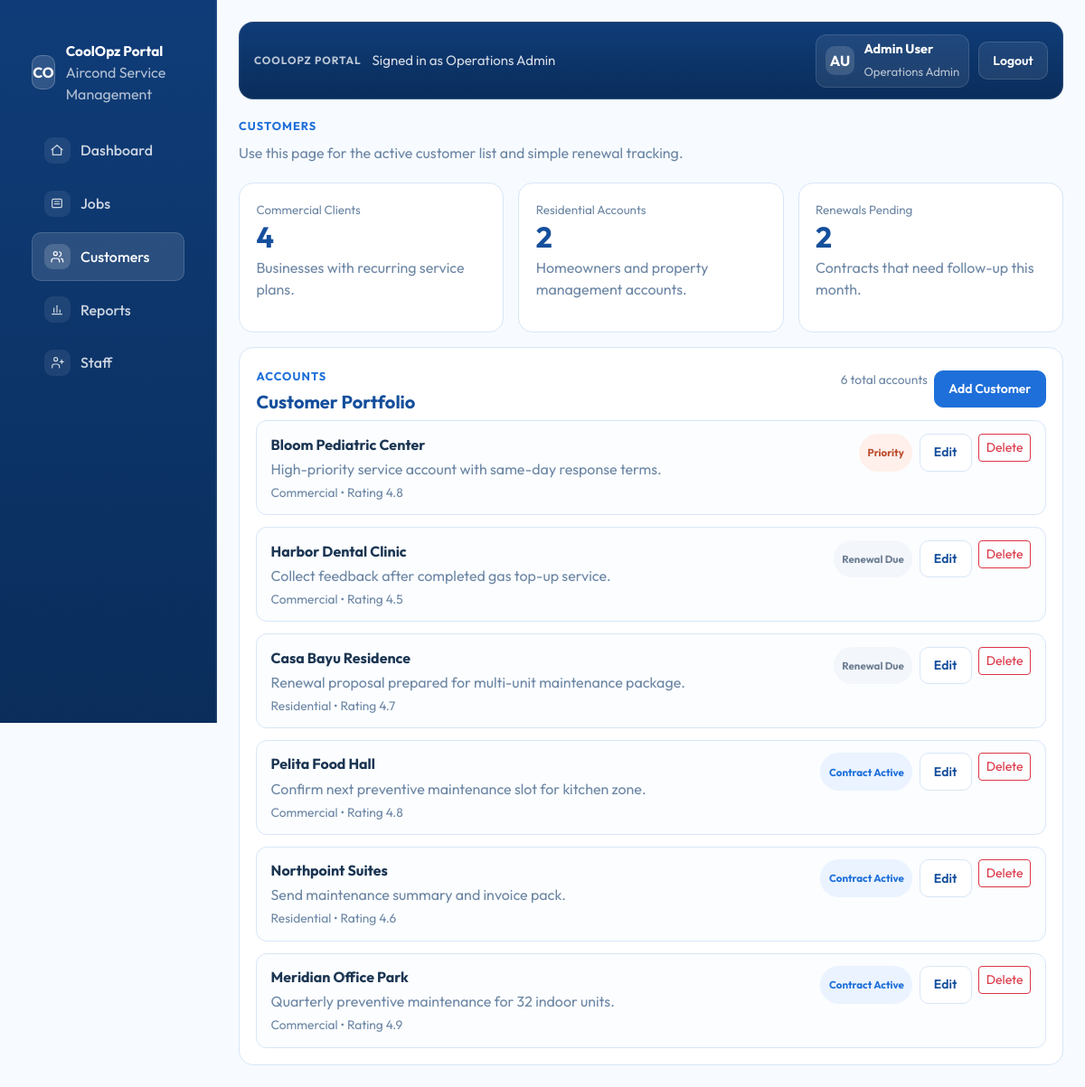
/customers.php (signed in), run on the app's committed database.
### tables this page shows
CREATE TABLE IF NOT EXISTS customers (
    id INT UNSIGNED AUTO_INCREMENT PRIMARY KEY,
    name VARCHAR(190) NOT NULL,
    customer_type VARCHAR(50) NOT NULL,
    notes VARCHAR(255) NOT NULL,
    renewal_status VARCHAR(50) NOT NULL,
    rating DECIMAL(3,1) DEFAULT NULL,
    created_at TIMESTAMP DEFAULT CURRENT_TIMESTAMP,
    UNIQUE KEY uniq_customer_name (name)
);

### includes/data.php (called while the page is built, shortened)
<?php
function coolopz_status_badge_class(string $status): string
{
    return match ($status) {
        'Urgent', 'Priority' => 'status-urgent',
        'In Progress', 'Contract Active' => 'status-progress',
        'Queued', 'Renewal Due', 'Review' => 'status-queued',
        'Completed' => 'status-complete',
        default => 'status-queued',
    };
}
function coolopz_fetch_customer_metrics(): array
{
    $pdo = coolopz_db();
    return [
        'commercial' => (int) $pdo->query("SELECT COUNT(*) FROM customers WHERE customer_type = 'Commercial'")->fetchColumn(),
        'residential' => (int) $pdo->query("SELECT COUNT(*) FROM customers WHERE customer_type = 'Residential'")->fetchColumn(),
        'renewals_pending' => (int) $pdo->query("SELECT COUNT(*) FROM customers WHERE renewal_status = 'Renewal Due'")->fetchColumn(),
        'total' => (int) $pdo->query('SELECT COUNT(*) FROM customers')->fetchColumn(),
    ];
}
function coolopz_fetch_customers(): array
{
    $pdo = coolopz_db();
    $statement = $pdo->query(
        "SELECT id, name, customer_type, notes, renewal_status, rating, created_at
         FROM customers
         ORDER BY FIELD(renewal_status, 'Priority', 'Renewal Due', 'Contract Active'), id DESC"
    );
    return $statement->fetchAll();
}

### customers.php (the view, shortened to what this page needs)
<?php
require_once __DIR__ . '/includes/data.php';
$customerMetrics = coolopz_fetch_customer_metrics();
$customers = coolopz_fetch_customers();
include __DIR__ . '/includes/head.php';
include __DIR__ . '/includes/sidebar.php';
?>
        <main class="portal-main">
<?php include __DIR__ . '/includes/topbar.php'; ?>
            <section class="hero-section">
                <span class="section-label">Customers</span>
                <p class="hero-copy">Use this page for the active customer list and simple renewal tracking.</p>
            </section>
            <section class="row g-2 g-lg-3">
                <div class="col-md-4">
                    <div class="simple-panel stat-card">
                        <span class="stat-label">Commercial Clients</span>
                        <strong class="stat-value"><?= htmlspecialchars((string) $customerMetrics['commercial'], ENT_QUOTES, 'UTF-8') ?></strong>
                        <p>Businesses with recurring service plans.</p>
                    </div>
                </div>
                <div class="col-md-4">
                    <div class="simple-panel stat-card">
                        <span class="stat-label">Residential Accounts</span>
                        <strong class="stat-value"><?= htmlspecialchars((string) $customerMetrics['residential'], ENT_QUOTES, 'UTF-8') ?></strong>
                        <p>Homeowners and property management accounts.</p>
                    </div>
                </div>
                <div class="col-md-4">
                    <div class="simple-panel stat-card">
                        <span class="stat-label">Renewals Pending</span>
                        <strong class="stat-value"><?= htmlspecialchars((string) $customerMetrics['renewals_pending'], ENT_QUOTES, 'UTF-8') ?></strong>
                        <p>Contracts that need follow-up this month.</p>
                    </div>
                </div>
            </section>
            <section class="row g-3 mt-0">
                <div class="col-12">
                    <div class="simple-panel">
                        <div class="panel-head mb-2">
                            <div>
                                <span class="section-label">Accounts</span>
                                <h2 class="panel-title">Customer Portfolio</h2>
                            </div>
                            <div class="jobs-actions">
                                <span class="subtle-note"><?= htmlspecialchars((string) $customerMetrics['total'], ENT_QUOTES, 'UTF-8') ?> total accounts</span>
                                <button type="button" class="btn btn-portal-primary btn-sm" data-bs-toggle="modal" data-bs-target="#customerModal">Add Customer</button>
                            </div>
                        </div>
                        <div class="card-stack">
<?php foreach ($customers as $customer): ?>
                            <div class="stack-card">
                                <div>
                                    <strong><?= htmlspecialchars($customer['name'], ENT_QUOTES, 'UTF-8') ?></strong>
                                    <p><?= htmlspecialchars($customer['notes'], ENT_QUOTES, 'UTF-8') ?></p>
                                    <span class="subtle-note d-block mt-1"><?= htmlspecialchars($customer['customer_type'], ENT_QUOTES, 'UTF-8') ?> • Rating <?= htmlspecialchars(number_format((float) ($customer['rating'] ?? 0), 1), ENT_QUOTES, 'UTF-8') ?></span>
                                </div>
                                <div class="jobs-actions justify-content-end">
                                    <span class="status-badge <?= coolopz_status_badge_class($customer['renewal_status']) ?>"><?= htmlspecialchars($customer['renewal_status'], ENT_QUOTES, 'UTF-8') ?></span>
                                    <a class="btn btn-portal-secondary btn-sm" href="customers.php?edit=<?= htmlspecialchars((string) $customer['id'], ENT_QUOTES, 'UTF-8') ?>">Edit</a>
                                    <form method="post" class="m-0" onsubmit="return confirm('Delete this customer?');">
                                        <button type="submit" class="btn btn-outline-danger btn-sm">Delete</button>
                                    </form>
                                </div>
                            </div>
<?php endforeach; ?>
                        </div>
                    </div>
                </div>
            </section>
        </main>
<?php include __DIR__ . '/includes/footer.php'; ?>

### assets/css/theme.css (style rules this page uses)
:root { --portal-blue: #1e6fd9; --portal-blue-dark: #154f9c; --portal-sidebar: #0f3c78; --portal-sidebar-deep: #0a2d5b; --portal-sidebar-line: rgba(255, 255, 255, 0.12); --portal-sidebar-text: rgba(255, 255, 255, 0.78); --portal-blue-soft: #eef5ff; --portal-border: #d8e6f7; --portal-text: #1b3552; --portal-muted: #6c86a4; --portal-white: #ffffff; --portal-bg: #f7fbff; --portal-sidebar-width: 240px; }
* { box-sizing: border-box; }
body { margin: 0; min-height: 100vh; font-family: "Outfit", sans-serif; color: var(--portal-text); background: var(--portal-bg); }
.brand-subtitle, .hero-copy, .stat-card p, .snapshot-list, .form-label, .sidebar-card p { color: var(--portal-muted); }
.portal-main { padding: 1.5rem; }
.btn-portal-primary, .btn-portal-secondary { border-radius: 10px; padding: 0.58rem 0.95rem; font-weight: 600; }
.btn-portal-primary { background: var(--portal-blue); border: 1px solid var(--portal-blue); color: var(--portal-white); }
.btn-portal-secondary { background: var(--portal-white); border: 1px solid var(--portal-border); color: var(--portal-blue-dark); }
.hero-section { padding-bottom: 0.35rem; }
.section-label { display: inline-block; margin-bottom: 0.45rem; color: var(--portal-blue); font-size: 0.8rem; font-weight: 700; letter-spacing: 0.08em; text-transform: uppercase; }
.simple-panel { padding: 1.15rem; background: var(--portal-white); border: 1px solid var(--portal-border); border-radius: 16px; }
.panel-head { display: flex; align-items: center; justify-content: space-between; gap: 0.75rem; }
.panel-title { margin: 0; font-size: 1.25rem; font-weight: 700; color: var(--portal-blue-dark); }
.stat-card { height: 100%; }
.stat-label { display: block; font-size: 0.84rem; color: var(--portal-muted); }
.stat-value { display: block; margin: 0.25rem 0 0.4rem; font-size: 2rem; line-height: 1; color: var(--portal-blue-dark); }
.subtle-note { font-size: 0.86rem; color: var(--portal-muted); }
.status-badge { display: inline-flex; align-items: center; justify-content: center; padding: 0.3rem 0.6rem; border-radius: 999px; font-size: 0.72rem; font-weight: 700; }
.status-urgent { background: #fff0eb; color: #bc4b2c; }
.status-progress { background: #eaf3ff; color: var(--portal-blue); }
.status-queued { background: #f3f6fb; color: #6f7f93; }
.card-stack, .chart-stack { display: grid; gap: 0.8rem; }
.stack-card { display: flex; align-items: flex-start; justify-content: space-between; gap: 0.75rem; padding: 0.85rem 0.95rem; border-radius: 12px; background: #fbfdff; border: 1px solid var(--portal-border); }
.stack-card p { margin: 0.2rem 0 0; color: var(--portal-muted); }
.jobs-form-actions, .jobs-actions { display: flex; gap: 0.6rem; flex-wrap: wrap; }
.jobs-actions { gap: 0.45rem; }

### data on the page
customers: name "Bloom Pediatric Center", notes "High-priority service account with same-day response terms.", customer_type "Commercial", rating "4.8", renewal_status "Priority"
customers: name "Harbor Dental Clinic", notes "Collect feedback after completed gas top-up service.", customer_type "Commercial", rating "4.5", renewal_status "Renewal Due"
customers: name "Casa Bayu Residence", notes "Renewal proposal prepared for multi-unit maintenance package.", customer_type "Residential", rating "4.7", renewal_status "Renewal Due"
customers: name "Pelita Food Hall", notes "Confirm next preventive maintenance slot for kitchen zone.", customer_type "Commercial", rating "4.8", renewal_status "Contract Active"
customers: name "Northpoint Suites", notes "Send maintenance summary and invoice pack.", customer_type "Residential", rating "4.6", renewal_status "Contract Active"
customers: name "Meridian Office Park", notes "Quarterly preventive maintenance for 32 indoor units.", customer_type "Commercial", rating "4.9", renewal_status "Contract Active"

### other printed values
$item['label'] "Dashboard"
$item['label'] "Jobs"
$item['label'] "Customers"
$item['label'] "Reports"
$item['label'] "Staff"
$currentUserRole "Operations Admin"
$userInitials "AU"
$currentUserName "Admin User"
$customerMetrics['commercial'] "4"
$customerMetrics['residential'] "2"
$customerMetrics['renewals_pending'] "2"
$customerMetrics['total'] "6"
